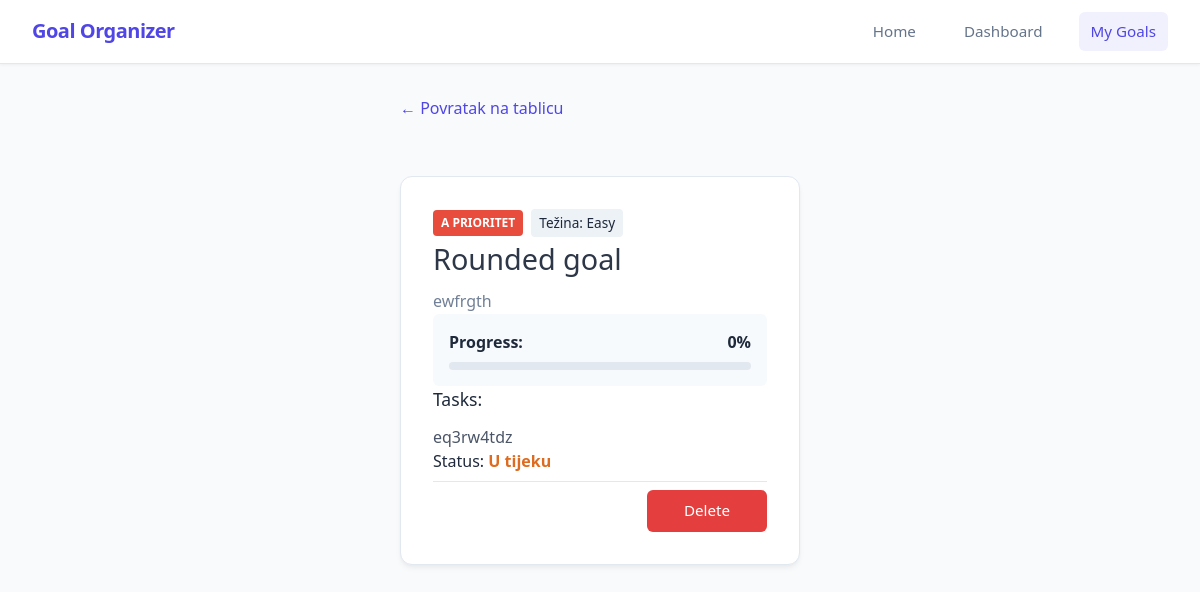
Before: /goals/1 with the older database file.
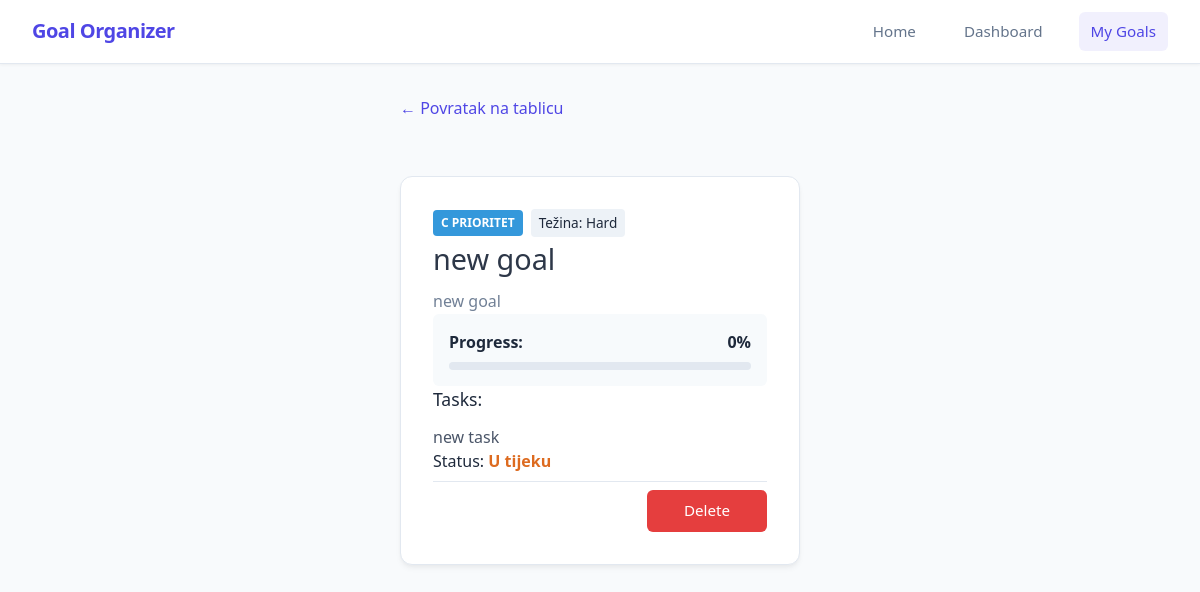
After: the same page with the newer database file.
### app/models_db.py (models this page shows, shortened)
class Goal(db.Model):
    id = db.Column(db.Integer, primary_key=True)
    title = db.Column(db.String(100), nullable=False)
    description = db.Column(db.Text, nullable=False)
    tasks = db.Column(db.JSON, nullable=True, default=[])
    is_completed = db.Column(db.Boolean, default=False)
    progress_percentage = db.Column(db.Float, default=0.0)
    difficulty = db.Column(db.String(20), nullable=False, default='Medium')
    priority = db.Column(db.String(1), nullable=False, default='b')

### app/routes.py (the view)
@main.route('/goals/<int:goal_id>')
def view_goal(goal_id):
    goal = Goal.query.get_or_404(goal_id)
    tasks_list = [t.strip() for t in goal.tasks.split(',') if t.strip()] if goal.tasks else []
    return render_template('view_goal.html', goal=goal, tasks=tasks_list)

### app/templates/view_goal.html (shortened to what this page needs)
{% extends "base.html" %}
{% block content %}
<div class="container">
    <a href="{{ url_for('main.show_goals') }}" style="text-decoration: none; color: var(--primary); display: inline-flex; align-items: center; margin-bottom: 1.5rem; font-weight: 500;">
            ← Povratak na tablicu
    </a>
    <div class="card">
        <div style="display: flex; gap: 0.5rem; align-items: center;">
            <span class="badge badge-{{ goal.priority }} ">{{ goal.priority | upper }} prioritet</span>
            <span style="background: #edf2f7; padding: 0.25rem 0.5rem; border-radius: 4px; font-size: 0.85rem; font-weight: 500;">
                Težina: {{ goal.difficulty }}
            </span>
        </div>
        <div>
            <h1 style="margin: 0 0 0.5rem 0; font-size: 1.8rem; color: #2d3748;">{{ goal.title }}</h1>
            <p style="margin: 0; color: #718096; line-height: 1.6;">{{ goal.description or 'Nema opisa.' }}</p>
        </div>
        <div style="background: #f7fafc; padding: 1rem; border-radius: 6px;">
            <div style="display: flex; justify-content: space-between; margin-bottom: 0.5rem; font-weight: 600;">
                <span>Progress:</span>
                <span>{{ goal.progress_percentage | round | int }}%</span>
            </div>
            <div style="width: 100%; background: #e2e8f0; height: 8px; border-radius: 4px; overflow: hidden;">
            </div>
        </div>
        <div>
            <h3 style="margin: 0 0 0.75rem 0; font-size: 1.1rem;">Tasks:</h3>
            {% if tasks %}
                <ul style="margin: 0; padding-left: 1.25rem; display: flex; flex-direction: column; gap: 0.5rem; padding-left: 0px;">
                    {% for task in tasks %}
                        <li style="color: #4a5568; padding-left: 0px;">{{ task }}</li>
                    {% endfor %}
                </ul>
            {% else %}
                <p style="margin: 0; color: #a0aec0; font-style: italic;">Nema dodanih zadataka.</p>
            {% endif %}
        </div>
        <div>
            Status:
            {% if goal.is_completed %}
                <span style="color: #38a169; font-weight: bold;">Završeno</span>
            {% else %}
                <span style="color: #dd6b20; font-weight: bold;">U tijeku</span>
            {% endif %}
        </div>
        <hr style="border: 0; border-top: 1px solid #e2e8f0; margin: 0.5rem 0;">
        <div style="display: flex; justify-content: flex-end;">
            <form action="{{ url_for('main.delete_goal', goal_id=goal.id) }}" method="POST" onsubmit="return confirm('Are you sure you want to delete {{goal.title}}?');">
                <button type="submit" style="background-color: #e53e3e; color: white; border: none; padding: 0.6rem 1.2rem; border-radius: 6px; cursor: pointer; font-weight: 500;">
                    Delete
                </button>
            </form>
        </div>
    </div>
</div>
{% endblock %}

Changed rows visible on the page:
changed Goal: priority "A" → "C"; difficulty "Easy" → "Hard"; title "Rounded goal" → "new goal"; description "ewfrgth" → "new goal"; tasks "eq3rw4tdz" → "new task"
